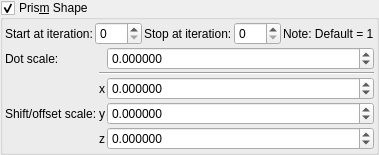
    <widget class="MyGroupBox" name="groupCheck_transf_function_enabledP_false">
     <property name="toolTip">
      <string/>
     </property>
     <property name="title">
      <string>Pris&amp;m Shape</string>
     </property>
     <property name="checkable">
      <bool>true</bool>
     </property>
     <layout class="QVBoxLayout" name="verticalLayout_36" stretch="0,0">
      <property name="spacing">
       <number>2</number>
      </property>
      <property name="leftMargin">
       <number>2</number>
      </property>
      <property name="topMargin">
       <number>2</number>
      </property>
      <property name="rightMargin">
       <number>2</number>
      </property>
      <property name="bottomMargin">
       <number>2</number>
      </property>
      <item>
       <layout class="QGridLayout" name="gridLayout_76">
        <property name="spacing">
         <number>2</number>
        </property>
        <item row="0" column="0">
         <widget class="QLabel" name="label_66">
          <property name="text">
           <string>Start at iteration:</string>
          </property>
         </widget>
        </item>
        <item row="0" column="3">
         <widget class="MySpinBox" name="spinboxInt_transf_stop_iterations_P1">
          <property name="sizePolicy">
           <sizepolicy hsizetype="Preferred" vsizetype="Maximum">
            <horstretch>0</horstretch>
            <verstretch>0</verstretch>
           </sizepolicy>
          </property>
          <property name="maximum">
           <number>999</number>
          </property>
         </widget>
        </item>
        <item row="0" column="4">
         <widget class="QLabel" name="label_133">
          <property name="text">
           <string>Note: Default = 1</string>
          </property>
         </widget>
        </item>
        <item row="0" column="2">
         <widget class="QLabel" name="label_48">
          <property name="text">
           <string>Stop at iteration:</string>
          </property>
         </widget>
        </item>
        <item row="0" column="1">
         <widget class="MySpinBox" name="spinboxInt_transf_start_iterations_P">
          <property name="sizePolicy">
           <sizepolicy hsizetype="Minimum" vsizetype="Maximum">
            <horstretch>0</horstretch>
            <verstretch>0</verstretch>
           </sizepolicy>
          </property>
          <property name="minimum">
           <number>0</number>
          </property>
          <property name="maximum">
           <number>999</number>
          </property>
          <property name="value">
           <number>0</number>
          </property>
         </widget>
        </item>
       </layout>
      </item>
      <item>
       <layout class="QGridLayout" name="gridLayout_33" columnstretch="0,0,1">
        <property name="spacing">
         <number>2</number>
        </property>
        <item row="2" column="2">
         <widget class="MyDoubleSpinBox" name="spinbox_transf_scale">
          <property name="sizePolicy">
           <sizepolicy hsizetype="Minimum" vsizetype="Maximum">
            <horstretch>0</horstretch>
            <verstretch>0</verstretch>
           </sizepolicy>
          </property>
          <property name="font">
           <font>
            <weight>50</weight>
            <bold>false</bold>
           </font>
          </property>
          <property name="prefix">
           <string/>
          </property>
          <property name="suffix">
           <string/>
          </property>
          <property name="decimals">
           <number>6</number>
          </property>
          <property name="minimum">
           <double>-99.989999999999995</double>
          </property>
          <property name="maximum">
           <double>99.989999999999995</double>
          </property>
          <property name="singleStep">
           <double>0.100000000000000</double>
          </property>
         </widget>
        </item>
        <item row="6" column="2">
         <widget class="MyDoubleSpinBox" name="spinbox3_transf_constant_multiplier_000_z">
          <property name="sizePolicy">
           <sizepolicy hsizetype="Minimum" vsizetype="Maximum">
            <horstretch>0</horstretch>
            <verstretch>0</verstretch>
           </sizepolicy>
          </property>
          <property name="prefix">
           <string/>
          </property>
          <property name="suffix">
           <string/>
          </property>
          <property name="decimals">
           <number>6</number>
          </property>
          <property name="minimum">
           <double>-99.989999999999995</double>
          </property>
          <property name="maximum">
           <double>99.989999999999995</double>
          </property>
          <property name="singleStep">
           <double>0.100000000000000</double>
          </property>
         </widget>
        </item>
        <item row="5" column="2">
         <widget class="MyDoubleSpinBox" name="spinbox3_transf_constant_multiplier_000_y">
          <property name="sizePolicy">
           <sizepolicy hsizetype="Minimum" vsizetype="Maximum">
            <horstretch>0</horstretch>
            <verstretch>0</verstretch>
           </sizepolicy>
          </property>
          <property name="prefix">
           <string/>
          </property>
          <property name="suffix">
           <string/>
          </property>
          <property name="decimals">
           <number>6</number>
          </property>
          <property name="minimum">
           <double>-99.989999999999995</double>
          </property>
          <property name="maximum">
           <double>99.989999999999995</double>
          </property>
          <property name="singleStep">
           <double>0.100000000000000</double>
          </property>
         </widget>
        </item>
        <item row="4" column="2">
         <widget class="MyDoubleSpinBox" name="spinbox3_transf_constant_multiplier_000_x">
          <property name="sizePolicy">
           <sizepolicy hsizetype="Minimum" vsizetype="Maximum">
            <horstretch>0</horstretch>
            <verstretch>0</verstretch>
           </sizepolicy>
          </property>
          <property name="prefix">
           <string/>
          </property>
          <property name="suffix">
           <string/>
          </property>
          <property name="decimals">
           <number>6</number>
          </property>
          <property name="minimum">
           <double>-99.989999999999995</double>
          </property>
          <property name="maximum">
           <double>99.989999999999995</double>
          </property>
          <property name="singleStep">
           <double>0.100000000000000</double>
          </property>
         </widget>
        </item>
        <item row="5" column="1">
         <widget class="QLabel" name="label_136">
          <property name="sizePolicy">
           <sizepolicy hsizetype="Preferred" vsizetype="Preferred">
            <horstretch>0</horstretch>
            <verstretch>0</verstretch>
           </sizepolicy>
          </property>
          <property name="text">
           <string notr="true">y</string>
          </property>
          <property name="alignment">
           <set>Qt::AlignRight|Qt::AlignTrailing|Qt::AlignVCenter</set>
          </property>
         </widget>
        </item>
        <item row="4" column="1">
         <widget class="QLabel" name="label_134">
          <property name="sizePolicy">
           <sizepolicy hsizetype="Preferred" vsizetype="Preferred">
            <horstretch>0</horstretch>
            <verstretch>0</verstretch>
           </sizepolicy>
          </property>
          <property name="text">
           <string notr="true">x</string>
          </property>
          <property name="alignment">
           <set>Qt::AlignRight|Qt::AlignTrailing|Qt::AlignVCenter</set>
          </property>
         </widget>
        </item>
        <item row="2" column="0">
         <widget class="QLabel" name="label_177">
          <property name="text">
           <string>Dot scale:</string>
          </property>
         </widget>
        </item>
        <item row="5" column="0">
         <widget class="QLabel" name="label_174">
          <property name="text">
           <string>Shift/offset scale:</string>
          </property>
         </widget>
        </item>
        <item row="6" column="1">
         <widget class="QLabel" name="label_135">
          <property name="sizePolicy">
           <sizepolicy hsizetype="Preferred" vsizetype="Preferred">
            <horstretch>0</horstretch>
            <verstretch>0</verstretch>
           </sizepolicy>
          </property>
          <property name="text">
           <string notr="true">z</string>
          </property>
          <property name="alignment">
           <set>Qt::AlignRight|Qt::AlignTrailing|Qt::AlignVCenter</set>
          </property>
         </widget>
        </item>
        <item row="3" column="1" colspan="2">
         <widget class="Line" name="line_2">
          <property name="orientation">
           <enum>Qt::Horizontal</enum>
          </property>
         </widget>
        </item>
       </layout>
      </item>
     </layout>
    </widget>
